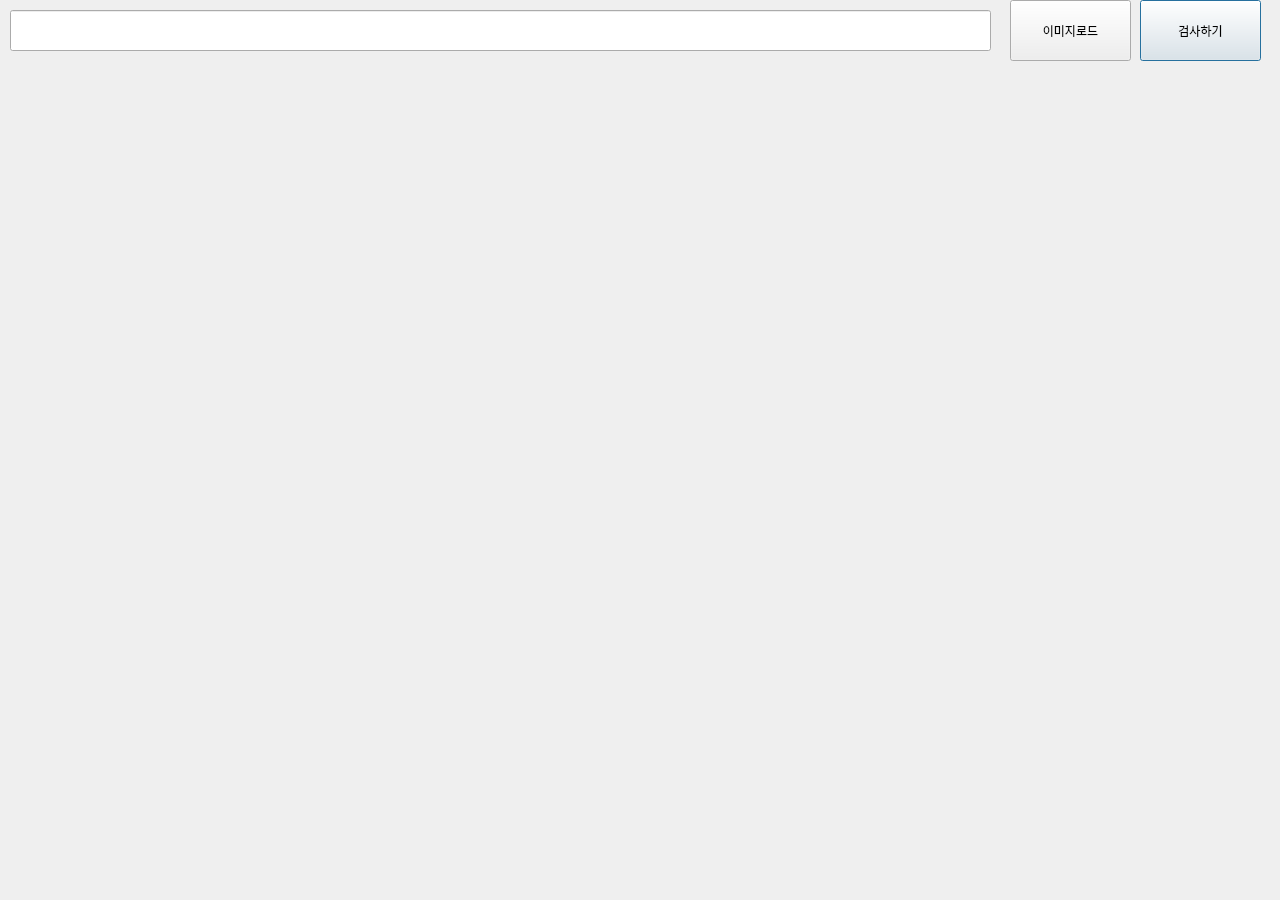
<?xml version="1.0" encoding="UTF-8"?>
<ui version="4.0">
 <class>Dialog</class>
 <widget class="QDialog" name="Dialog">
  <property name="geometry">
   <rect>
    <x>0</x>
    <y>0</y>
    <width>1280</width>
    <height>900</height>
   </rect>
  </property>
  <property name="windowTitle">
   <string>Dialog</string>
  </property>
  <widget class="QLabel" name="photo">
   <property name="geometry">
    <rect>
     <x>20</x>
     <y>120</y>
     <width>600</width>
     <height>450</height>
    </rect>
   </property>
   <property name="text">
    <string/>
   </property>
   <property name="pixmap">
    <pixmap>images/pawns.jpg</pixmap>
   </property>
  </widget>
  <widget class="QPushButton" name="procRun">
   <property name="geometry">
    <rect>
     <x>1140</x>
     <y>0</y>
     <width>121</width>
     <height>61</height>
    </rect>
   </property>
   <property name="text">
    <string>검사하기</string>
   </property>
  </widget>
  <widget class="QPushButton" name="loadBtn">
   <property name="geometry">
    <rect>
     <x>1010</x>
     <y>0</y>
     <width>121</width>
     <height>61</height>
    </rect>
   </property>
   <property name="text">
    <string>이미지로드</string>
   </property>
  </widget>
  <widget class="QLabel" name="result">
   <property name="geometry">
    <rect>
     <x>660</x>
     <y>120</y>
     <width>600</width>
     <height>450</height>
    </rect>
   </property>
   <property name="text">
    <string/>
   </property>
  </widget>
  <widget class="QLineEdit" name="fnameEdit">
   <property name="geometry">
    <rect>
     <x>10</x>
     <y>10</y>
     <width>981</width>
     <height>41</height>
    </rect>
   </property>
  </widget>
 </widget>
 <resources/>
 <connections/>
</ui>
